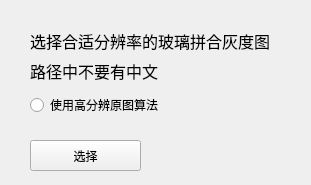
<?xml version="1.0" encoding="UTF-8"?>
<ui version="4.0">
 <class>GenMoveTraceDialog</class>
 <widget class="QWidget" name="GenMoveTraceDialog">
  <property name="geometry">
   <rect>
    <x>0</x>
    <y>0</y>
    <width>311</width>
    <height>185</height>
   </rect>
  </property>
  <property name="windowTitle">
   <string>运动轨迹生成</string>
  </property>
  <widget class="QLabel" name="label">
   <property name="geometry">
    <rect>
     <x>30</x>
     <y>20</y>
     <width>301</width>
     <height>41</height>
    </rect>
   </property>
   <property name="font">
    <font>
     <pointsize>12</pointsize>
    </font>
   </property>
   <property name="text">
    <string>选择合适分辨率的玻璃拼合灰度图</string>
   </property>
  </widget>
  <widget class="QPushButton" name="btn">
   <property name="geometry">
    <rect>
     <x>30</x>
     <y>140</y>
     <width>111</width>
     <height>31</height>
    </rect>
   </property>
   <property name="text">
    <string>选择</string>
   </property>
  </widget>
  <widget class="QRadioButton" name="radioButton">
   <property name="geometry">
    <rect>
     <x>30</x>
     <y>90</y>
     <width>141</width>
     <height>30</height>
    </rect>
   </property>
   <property name="text">
    <string>使用高分辨原图算法</string>
   </property>
  </widget>
  <widget class="QLabel" name="label_2">
   <property name="geometry">
    <rect>
     <x>30</x>
     <y>60</y>
     <width>301</width>
     <height>21</height>
    </rect>
   </property>
   <property name="font">
    <font>
     <pointsize>12</pointsize>
    </font>
   </property>
   <property name="text">
    <string>路径中不要有中文</string>
   </property>
  </widget>
 </widget>
 <resources/>
 <connections/>
</ui>
